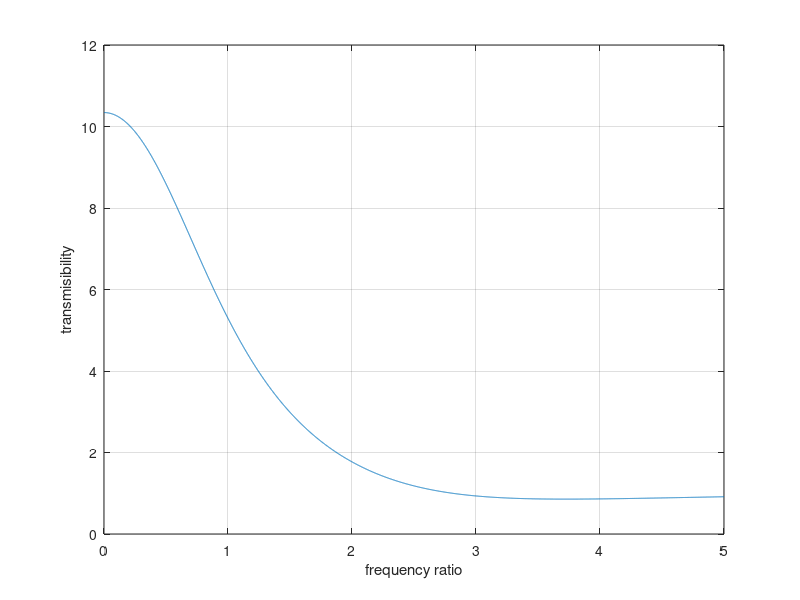

Source code (MATLAB):
msp = 300/4;
musp = 10;
ks = 20.6;
kt = 140;
c1 = 72;

% Natural frequencies
w_g1 = sqrt(ks/msp); 
w_g2 = sqrt(kt/musp);
 
criticaldamp=2*(sqrt(ks*musp));

dr = c1 / (2 * sqrt(msp * ks));

frequency_ratios = linspace(0, 5, 5000);

h = zeros(size(frequency_ratios));
for i = 1:length(frequency_ratios)
    omega = frequency_ratios(i) * w_g1;
    h(i) = sqrt(((kt/ks)^2 + (c1*omega/ks)^2 + (1 - (omega/w_g1)^2 + (kt/ks)*(1 - (omega/w_g2)^2))^2) /((1 - (omega/w_g1)^2)^2 + (2*dr*omega/w_g1)^2));
end

figure;
plot(frequency_ratios, h);
xlabel('frequency ratio');
ylabel('transmisibility');
grid on;
